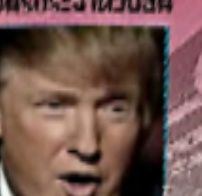
#> input picture testcard1.jpg, 202 x 196 px, given in place of the camera
$ jupyter execute --allow-errors 'Lab 4 - Color.ipynb'   (shell and % lines are left out)   (text cells are left out)
#> lines starting #> are read from the running program, lines starting #| are printed output that depends on the picture; after the words box and inside, x2 and y2 are one past the last pixel; in counts of white or black regions, pixels touching at a corner belong together
#> the sliders are set to minValue = 1, maxValue = 1
[cell 1]
import cv2
import math
import time
import threading
import numpy as np
import random as rng
from matplotlib import pyplot as plt
from ipywidgets import interact,interactive
import ipywidgets as widgets
from IPython.display import display, HTML,clear_output
import IPython.display

[cell 2]
inputImage = cv2.imread("assets/lena_std.tif",cv2.IMREAD_GRAYSCALE)
def grayscaleThresholding(minValue,maxValue):
    thresholdImage = np.logical_and(inputImage > minValue, inputImage < maxValue)
    inputImageCopy = inputImage.copy()
    cv2.rectangle(inputImageCopy,(250,400),(340,500),255,3)
    cropRegion = inputImage[400:500,250:340]

    plt.figure(figsize=(10,10))
    plt.subplot(131)
    plt.title("Lena Image")
    plt.imshow(inputImageCopy, cmap='gray')

    plt.subplot(132)
    plt.title("Segmentation Mask")
    plt.imshow(thresholdImage, cmap='gray')

    plt.subplot(133)
    plt.title("Pixel Value Distribution")
    plt.hist(cropRegion,range=(0,255))
    plt.show()
#> (the rest of this cell did not finish here and is left out)

[cell 3]
bMin = 50; bMax = 120
gMin = 6; gMax = 60
rMin = 5; rMax = 60
cameraNo = 0

[cell 4]
# You can press "Interupt Kernel Button to stop webcam"
inputStream = cv2.VideoCapture(cameraNo)
try:
    while True:
        _, videoFrameBGR = inputStream.read()
#> videoFrameBGR is the input picture: shape (196, 202, 3); mean B, G, R 77.8, 84.6, 114.7
        if videoFrameBGR is not None:
            outputVideoFrameBGR = videoFrameBGR.copy()

            # Draw ROI
            cv2.rectangle(outputVideoFrameBGR,(100,100),(200,200),(0,255,0),3)
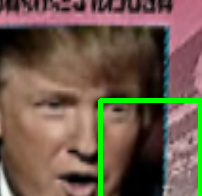
#> outputVideoFrameBGR: shape (196, 202, 3); 3.42% of pixels changed, all inside (x1, y1, x2, y2) = (98, 98, 202, 196)
            # Cropped Region
            croppedRegion = videoFrameBGR[100:200,100:200,:]
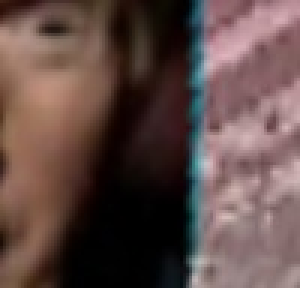
#> croppedRegion: shape (96, 100, 3) (shown 3 times larger); mean B, G, R 71.4, 75.1, 97.1


            mask = cv2.inRange(videoFrameBGR,(bMin,gMin,rMin),(bMax,gMax,rMax))[:,:,np.newaxis]
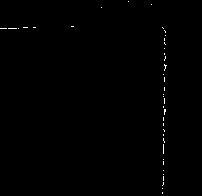
#> mask: shape (196, 202, 1); 0.34% white in thin lines or dots, all inside (x1, y1, x2, y2) = (0, 1, 167, 194)
            mask = np.repeat(mask,3,axis=2)

            ## Draw Min/Max pixel value in BGR order on image
            cv2.putText(outputVideoFrameBGR,str(np.min(croppedRegion[:,:,0]))+'/'+str(np.min(croppedRegion[:,:,1]))+'/'+str(np.min(croppedRegion[:,:,2])),(20,20),cv2.FONT_HERSHEY_SIMPLEX,1.0,(0,0,255))
            cv2.putText(outputVideoFrameBGR,str(np.max(croppedRegion[:,:,0]))+'/'+str(np.max(croppedRegion[:,:,1]))+'/'+str(np.max(croppedRegion[:,:,2])),(20,50),cv2.FONT_HERSHEY_SIMPLEX,1.0,(0,0,255))
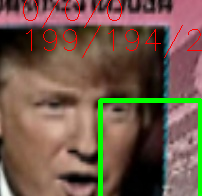
#> outputVideoFrameBGR: shape (196, 202, 3); mean B, G, R 74.1, 89.4, 113.1

            outputVideoFrameBGR = np.hstack((outputVideoFrameBGR,mask))
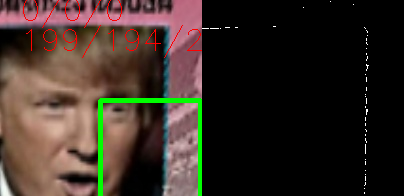
#> outputVideoFrameBGR: shape (196, 404, 3); mean B, G, R 37.5, 45.1, 57

            # Encode image as jpg numpy array
            _, buf = cv2.imencode(".jpg", outputVideoFrameBGR)
#> buf = 18790 values, max 255 at index 0, min 0 at index 4, mean 130
            # Draw result
            IPython.display.display(IPython.display.Image(data=buf))

            clear_output(wait=True)
        else:
            print("Cannot Open Webcam, hw problem?")
            break
except KeyboardInterrupt:
    print ("Stream stopped")
inputStream.release()
